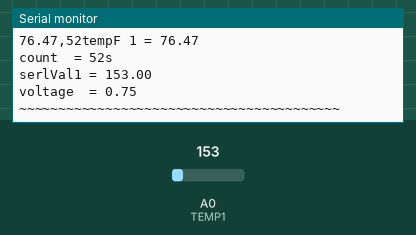
Simulated run of this sketch. Board: Arduino Uno, built with avr-gcc and run on an emulated ATmega328P. Parts: the last lines printed to the serial monitor. The inputs (shaded band) are chosen by the test bench; at power-on: A0 (TEMP1) = 153.

Above: at 1.8 s.
1.9 s: A0 (TEMP1) set to 165
At 3.0 s:
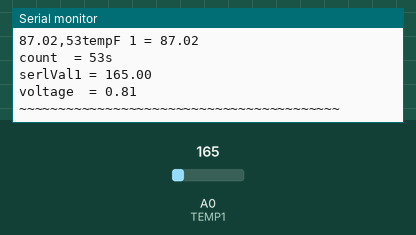
3.4 s: A0 (TEMP1) set to 175
At 5.1 s:
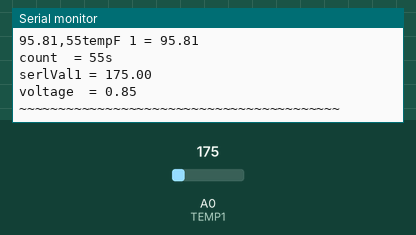
Timing chart, 0 to 6.6 s (numbered marks = the images above; inputs shaded):
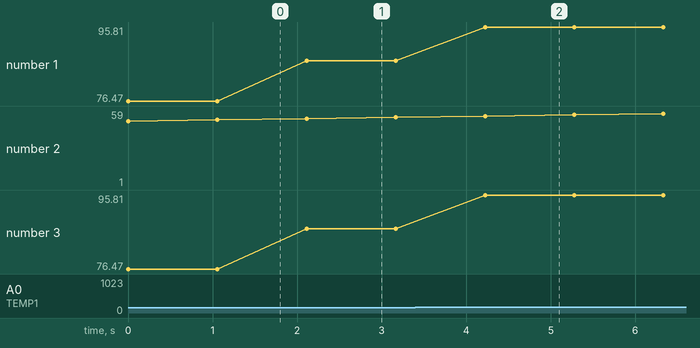

Measured:
- after the input at 1.9 s, the serial monitor: prints a new line after 0.21 s (image 1)
- after the input at 3.4 s, the serial monitor: prints a new line after 0.82 s (image 2)
- plotted number 1: 76.47 → 87.02 after the input at 1.9 s, 87.02 → 95.81 after the input at 3.4 s
- plotted number 3: 76.47 → 87.02 after the input at 1.9 s, 87.02 → 95.81 after the input at 3.4 s

The sketch:

lm35.ino
```cpp
// the manual has a bunch of cool graphs descrbing the behavior of
// the sensor in different conditions which might be useful when answering
// questions in a slideshow (i.e. thermal response in still air, accuracy vs temperature,
// Noise Voltage)
//
// manual: http://www.ti.com/lit/ds/symlink/lm35.pdf
// LM35 Precision Centigrade Temperature Sensor
// Calibrated Directly in Celsius (Centigrade)
//   - Linear + 10-mV/°C Scale Factor <-- SUPER IMPORTANT
//   - 0.5°C Ensured Accuracy (at 25°C 77°F)
//   - Rated for Full −55°C (-67°F) to 150°C (302°F) Range
//   - Operates from 4 V to 30 V

#define TEMP1  A0  // Analog input pin that the first LM35 is attached to
#define TEMP2  A1  // Analog input pin that the second LM35 is attached to

float sensorValue1 = 0;        // raw value read from analog
float sensorValue2 = 0;        // raw value read from analog
float voltage = 0; //converted voltage value from raw value
float tempC1=0; //value in celsius converted from sensorvalue1
float tempF1=0; //value in fahrenheit converted from celsius
float tempC2=0; //value in celsius converted from sensorvalue2
float tempF2=0; //value in fahrenheit converted from celsius

int count=50;

float avg=0;    //running average done by adding (F1+F2)/2;

void setup() {
  Serial.begin(9600);// initialize serial communications at 9600 bps
  pinMode(TEMP1,INPUT); // configures the specified pin to behave as an input
  pinMode(TEMP2,INPUT); // configures the specified pin to behave as an input
}

void loop() {

  sensorValue1 = analogRead(TEMP1); // read the analog in value:
  // sensorValue2 = analogRead(TEMP2); // read the analog in value:

  voltage = sensorValue1 * 5.0; // for using the 5v to power the sensor
  voltage /= 1024.0;

  tempC1 = (voltage-0.5) * 100; // converts analoge value to mV and scale to temperature in centigrade
  tempF1 = tempC1*1.8+32; //converts from celcius to farenheit

  count++;
  if (count>=60){
    count/=60;
  }

  // tempC2 =(float)(sensorValue2/1023*5000)/10; // converts analoge value to mV and scale to temperature in centigrade
  // tempF2 = tempC2*1.8+32; //converts from celcius to farenheit

  // avg=(tempF1+tempF2)/2; // average

  serialout(); // send data over serial

delay(1000); // wait 1 second before running again
}

void serialout(){

  Serial.print(tempF1);Serial.print(","); Serial.print(count); // print the data in csv format
  Serial.print("tempF 1 = ");  Serial.println(tempF1); // print tempF results to the serial monitor:
  Serial.print("count  = ");  Serial.print(count); Serial.println("s");    // print the  time to the serial monitor:
  Serial.print("serlVal1 = ");  Serial.println(sensorValue1); // print out the serial value
  Serial.print("voltage  = ");  Serial.println(voltage); // print out the voltage
  Serial.println("~~~~~~~~~~~~~~~~~~~~~~~~~~~~~~~~~~~~~~~~~");    // print line out
}
```
